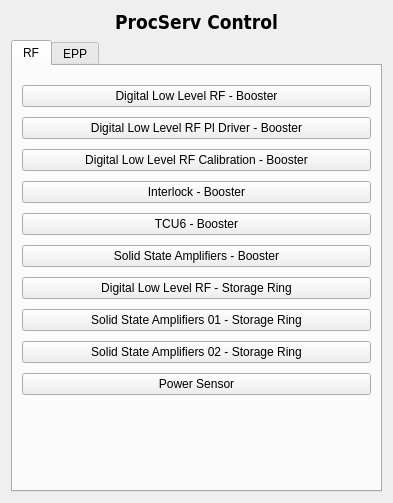
<?xml version="1.0" encoding="UTF-8"?>
<ui version="4.0">
 <class>Form</class>
 <widget class="QWidget" name="Form">
  <property name="geometry">
   <rect>
    <x>0</x>
    <y>0</y>
    <width>393</width>
    <height>503</height>
   </rect>
  </property>
  <property name="windowTitle">
   <string>Form</string>
  </property>
  <layout class="QGridLayout" name="gridLayout">
   <item row="0" column="0">
    <widget class="QLabel" name="label">
     <property name="palette">
      <palette>
       <active>
        <colorrole role="WindowText">
         <brush brushstyle="SolidPattern">
          <color alpha="255">
           <red>0</red>
           <green>0</green>
           <blue>0</blue>
          </color>
         </brush>
        </colorrole>
        <colorrole role="Button">
         <brush brushstyle="SolidPattern">
          <color alpha="255">
           <red>114</red>
           <green>159</green>
           <blue>207</blue>
          </color>
         </brush>
        </colorrole>
        <colorrole role="Light">
         <brush brushstyle="SolidPattern">
          <color alpha="255">
           <red>196</red>
           <green>225</green>
           <blue>255</blue>
          </color>
         </brush>
        </colorrole>
        <colorrole role="Midlight">
         <brush brushstyle="SolidPattern">
          <color alpha="255">
           <red>155</red>
           <green>192</green>
           <blue>231</blue>
          </color>
         </brush>
        </colorrole>
        <colorrole role="Dark">
         <brush brushstyle="SolidPattern">
          <color alpha="255">
           <red>57</red>
           <green>79</green>
           <blue>103</blue>
          </color>
         </brush>
        </colorrole>
        <colorrole role="Mid">
         <brush brushstyle="SolidPattern">
          <color alpha="255">
           <red>76</red>
           <green>106</green>
           <blue>138</blue>
          </color>
         </brush>
        </colorrole>
        <colorrole role="Text">
         <brush brushstyle="SolidPattern">
          <color alpha="255">
           <red>0</red>
           <green>0</green>
           <blue>0</blue>
          </color>
         </brush>
        </colorrole>
        <colorrole role="BrightText">
         <brush brushstyle="SolidPattern">
          <color alpha="255">
           <red>255</red>
           <green>255</green>
           <blue>255</blue>
          </color>
         </brush>
        </colorrole>
        <colorrole role="ButtonText">
         <brush brushstyle="SolidPattern">
          <color alpha="255">
           <red>0</red>
           <green>0</green>
           <blue>0</blue>
          </color>
         </brush>
        </colorrole>
        <colorrole role="Base">
         <brush brushstyle="SolidPattern">
          <color alpha="255">
           <red>255</red>
           <green>255</green>
           <blue>255</blue>
          </color>
         </brush>
        </colorrole>
        <colorrole role="Window">
         <brush brushstyle="SolidPattern">
          <color alpha="255">
           <red>114</red>
           <green>159</green>
           <blue>207</blue>
          </color>
         </brush>
        </colorrole>
        <colorrole role="Shadow">
         <brush brushstyle="SolidPattern">
          <color alpha="255">
           <red>0</red>
           <green>0</green>
           <blue>0</blue>
          </color>
         </brush>
        </colorrole>
        <colorrole role="AlternateBase">
         <brush brushstyle="SolidPattern">
          <color alpha="255">
           <red>184</red>
           <green>207</green>
           <blue>231</blue>
          </color>
         </brush>
        </colorrole>
        <colorrole role="ToolTipBase">
         <brush brushstyle="SolidPattern">
          <color alpha="255">
           <red>255</red>
           <green>255</green>
           <blue>220</blue>
          </color>
         </brush>
        </colorrole>
        <colorrole role="ToolTipText">
         <brush brushstyle="SolidPattern">
          <color alpha="255">
           <red>0</red>
           <green>0</green>
           <blue>0</blue>
          </color>
         </brush>
        </colorrole>
       </active>
       <inactive>
        <colorrole role="WindowText">
         <brush brushstyle="SolidPattern">
          <color alpha="255">
           <red>0</red>
           <green>0</green>
           <blue>0</blue>
          </color>
         </brush>
        </colorrole>
        <colorrole role="Button">
         <brush brushstyle="SolidPattern">
          <color alpha="255">
           <red>114</red>
           <green>159</green>
           <blue>207</blue>
          </color>
         </brush>
        </colorrole>
        <colorrole role="Light">
         <brush brushstyle="SolidPattern">
          <color alpha="255">
           <red>196</red>
           <green>225</green>
           <blue>255</blue>
          </color>
         </brush>
        </colorrole>
        <colorrole role="Midlight">
         <brush brushstyle="SolidPattern">
          <color alpha="255">
           <red>155</red>
           <green>192</green>
           <blue>231</blue>
          </color>
         </brush>
        </colorrole>
        <colorrole role="Dark">
         <brush brushstyle="SolidPattern">
          <color alpha="255">
           <red>57</red>
           <green>79</green>
           <blue>103</blue>
          </color>
         </brush>
        </colorrole>
        <colorrole role="Mid">
         <brush brushstyle="SolidPattern">
          <color alpha="255">
           <red>76</red>
           <green>106</green>
           <blue>138</blue>
          </color>
         </brush>
        </colorrole>
        <colorrole role="Text">
         <brush brushstyle="SolidPattern">
          <color alpha="255">
           <red>0</red>
           <green>0</green>
           <blue>0</blue>
          </color>
         </brush>
        </colorrole>
        <colorrole role="BrightText">
         <brush brushstyle="SolidPattern">
          <color alpha="255">
           <red>255</red>
           <green>255</green>
           <blue>255</blue>
          </color>
         </brush>
        </colorrole>
        <colorrole role="ButtonText">
         <brush brushstyle="SolidPattern">
          <color alpha="255">
           <red>0</red>
           <green>0</green>
           <blue>0</blue>
          </color>
         </brush>
        </colorrole>
        <colorrole role="Base">
         <brush brushstyle="SolidPattern">
          <color alpha="255">
           <red>255</red>
           <green>255</green>
           <blue>255</blue>
          </color>
         </brush>
        </colorrole>
        <colorrole role="Window">
         <brush brushstyle="SolidPattern">
          <color alpha="255">
           <red>114</red>
           <green>159</green>
           <blue>207</blue>
          </color>
         </brush>
        </colorrole>
        <colorrole role="Shadow">
         <brush brushstyle="SolidPattern">
          <color alpha="255">
           <red>0</red>
           <green>0</green>
           <blue>0</blue>
          </color>
         </brush>
        </colorrole>
        <colorrole role="AlternateBase">
         <brush brushstyle="SolidPattern">
          <color alpha="255">
           <red>184</red>
           <green>207</green>
           <blue>231</blue>
          </color>
         </brush>
        </colorrole>
        <colorrole role="ToolTipBase">
         <brush brushstyle="SolidPattern">
          <color alpha="255">
           <red>255</red>
           <green>255</green>
           <blue>220</blue>
          </color>
         </brush>
        </colorrole>
        <colorrole role="ToolTipText">
         <brush brushstyle="SolidPattern">
          <color alpha="255">
           <red>0</red>
           <green>0</green>
           <blue>0</blue>
          </color>
         </brush>
        </colorrole>
       </inactive>
       <disabled>
        <colorrole role="WindowText">
         <brush brushstyle="SolidPattern">
          <color alpha="255">
           <red>57</red>
           <green>79</green>
           <blue>103</blue>
          </color>
         </brush>
        </colorrole>
        <colorrole role="Button">
         <brush brushstyle="SolidPattern">
          <color alpha="255">
           <red>114</red>
           <green>159</green>
           <blue>207</blue>
          </color>
         </brush>
        </colorrole>
        <colorrole role="Light">
         <brush brushstyle="SolidPattern">
          <color alpha="255">
           <red>196</red>
           <green>225</green>
           <blue>255</blue>
          </color>
         </brush>
        </colorrole>
        <colorrole role="Midlight">
         <brush brushstyle="SolidPattern">
          <color alpha="255">
           <red>155</red>
           <green>192</green>
           <blue>231</blue>
          </color>
         </brush>
        </colorrole>
        <colorrole role="Dark">
         <brush brushstyle="SolidPattern">
          <color alpha="255">
           <red>57</red>
           <green>79</green>
           <blue>103</blue>
          </color>
         </brush>
        </colorrole>
        <colorrole role="Mid">
         <brush brushstyle="SolidPattern">
          <color alpha="255">
           <red>76</red>
           <green>106</green>
           <blue>138</blue>
          </color>
         </brush>
        </colorrole>
        <colorrole role="Text">
         <brush brushstyle="SolidPattern">
          <color alpha="255">
           <red>57</red>
           <green>79</green>
           <blue>103</blue>
          </color>
         </brush>
        </colorrole>
        <colorrole role="BrightText">
         <brush brushstyle="SolidPattern">
          <color alpha="255">
           <red>255</red>
           <green>255</green>
           <blue>255</blue>
          </color>
         </brush>
        </colorrole>
        <colorrole role="ButtonText">
         <brush brushstyle="SolidPattern">
          <color alpha="255">
           <red>57</red>
           <green>79</green>
           <blue>103</blue>
          </color>
         </brush>
        </colorrole>
        <colorrole role="Base">
         <brush brushstyle="SolidPattern">
          <color alpha="255">
           <red>114</red>
           <green>159</green>
           <blue>207</blue>
          </color>
         </brush>
        </colorrole>
        <colorrole role="Window">
         <brush brushstyle="SolidPattern">
          <color alpha="255">
           <red>114</red>
           <green>159</green>
           <blue>207</blue>
          </color>
         </brush>
        </colorrole>
        <colorrole role="Shadow">
         <brush brushstyle="SolidPattern">
          <color alpha="255">
           <red>0</red>
           <green>0</green>
           <blue>0</blue>
          </color>
         </brush>
        </colorrole>
        <colorrole role="AlternateBase">
         <brush brushstyle="SolidPattern">
          <color alpha="255">
           <red>114</red>
           <green>159</green>
           <blue>207</blue>
          </color>
         </brush>
        </colorrole>
        <colorrole role="ToolTipBase">
         <brush brushstyle="SolidPattern">
          <color alpha="255">
           <red>255</red>
           <green>255</green>
           <blue>220</blue>
          </color>
         </brush>
        </colorrole>
        <colorrole role="ToolTipText">
         <brush brushstyle="SolidPattern">
          <color alpha="255">
           <red>0</red>
           <green>0</green>
           <blue>0</blue>
          </color>
         </brush>
        </colorrole>
       </disabled>
      </palette>
     </property>
     <property name="font">
      <font>
       <family>DejaVu Sans Condensed</family>
       <pointsize>14</pointsize>
       <weight>75</weight>
       <bold>true</bold>
      </font>
     </property>
     <property name="text">
      <string>ProcServ Control</string>
     </property>
     <property name="alignment">
      <set>Qt::AlignCenter</set>
     </property>
    </widget>
   </item>
   <item row="1" column="0">
    <widget class="QTabWidget" name="tabWidget">
     <property name="currentIndex">
      <number>0</number>
     </property>
     <widget class="QWidget" name="tab">
      <attribute name="title">
       <string>RF</string>
      </attribute>
      <layout class="QVBoxLayout" name="verticalLayout">
       <property name="spacing">
        <number>10</number>
       </property>
       <item>
        <spacer name="verticalSpacer_2">
         <property name="orientation">
          <enum>Qt::Vertical</enum>
         </property>
         <property name="sizeType">
          <enum>QSizePolicy::Fixed</enum>
         </property>
         <property name="sizeHint" stdset="0">
          <size>
           <width>20</width>
           <height>10</height>
          </size>
         </property>
        </spacer>
       </item>
       <item>
        <widget class="PyDMRelatedDisplayButton" name="PyDMRelatedDisplayButton">
         <property name="minimumSize">
          <size>
           <width>120</width>
           <height>0</height>
          </size>
         </property>
         <property name="toolTip">
          <string/>
         </property>
         <property name="text">
          <string>Digital Low Level RF - Booster</string>
         </property>
         <property name="filenames" stdset="0">
          <stringlist>
           <string>procServControl.ui</string>
          </stringlist>
         </property>
         <property name="showIcon" stdset="0">
          <bool>false</bool>
         </property>
         <property name="macros" stdset="0">
          <stringlist>
           <string>{&quot;P&quot;:&quot;ProcCtrl:BR-RF-DLLRF-01&quot;}</string>
          </stringlist>
         </property>
         <property name="openInNewWindow" stdset="0">
          <bool>true</bool>
         </property>
        </widget>
       </item>
       <item>
        <widget class="PyDMRelatedDisplayButton" name="PyDMRelatedDisplayButton_3">
         <property name="minimumSize">
          <size>
           <width>120</width>
           <height>0</height>
          </size>
         </property>
         <property name="toolTip">
          <string/>
         </property>
         <property name="text">
          <string>Digital Low Level RF Pl Driver - Booster</string>
         </property>
         <property name="filenames" stdset="0">
          <stringlist>
           <string>procServControl.ui</string>
          </stringlist>
         </property>
         <property name="showIcon" stdset="0">
          <bool>false</bool>
         </property>
         <property name="macros" stdset="0">
          <stringlist>
           <string>{&quot;P&quot;:&quot;ProcCtrl:RA-RaBO01:RF-LLRFPlDrivers&quot;}</string>
          </stringlist>
         </property>
         <property name="openInNewWindow" stdset="0">
          <bool>true</bool>
         </property>
        </widget>
       </item>
       <item>
        <widget class="PyDMRelatedDisplayButton" name="PyDMRelatedDisplayButton_8">
         <property name="minimumSize">
          <size>
           <width>120</width>
           <height>0</height>
          </size>
         </property>
         <property name="toolTip">
          <string/>
         </property>
         <property name="text">
          <string>Digital Low Level RF Calibration - Booster</string>
         </property>
         <property name="filenames" stdset="0">
          <stringlist>
           <string>procServControl.ui</string>
          </stringlist>
         </property>
         <property name="showIcon" stdset="0">
          <bool>false</bool>
         </property>
         <property name="macros" stdset="0">
          <stringlist>
           <string>{&quot;P&quot;:&quot;ProcCtrl:RA-RaBO01:RF-LLRFCalSys&quot;}</string>
          </stringlist>
         </property>
         <property name="openInNewWindow" stdset="0">
          <bool>true</bool>
         </property>
        </widget>
       </item>
       <item>
        <widget class="PyDMRelatedDisplayButton" name="PyDMRelatedDisplayButton_20">
         <property name="minimumSize">
          <size>
           <width>120</width>
           <height>0</height>
          </size>
         </property>
         <property name="toolTip">
          <string/>
         </property>
         <property name="text">
          <string>Interlock - Booster</string>
         </property>
         <property name="filenames" stdset="0">
          <stringlist>
           <string>procServControl.ui</string>
          </stringlist>
         </property>
         <property name="showIcon" stdset="0">
          <bool>false</bool>
         </property>
         <property name="macros" stdset="0">
          <stringlist>
           <string>{&quot;P&quot;:&quot;ProcCtrl:ILK-Booster&quot;}</string>
          </stringlist>
         </property>
         <property name="openInNewWindow" stdset="0">
          <bool>true</bool>
         </property>
        </widget>
       </item>
       <item>
        <widget class="PyDMRelatedDisplayButton" name="PyDMRelatedDisplayButton_4">
         <property name="minimumSize">
          <size>
           <width>120</width>
           <height>0</height>
          </size>
         </property>
         <property name="toolTip">
          <string/>
         </property>
         <property name="text">
          <string>TCU6 - Booster</string>
         </property>
         <property name="filenames" stdset="0">
          <stringlist>
           <string>procServControl.ui</string>
          </stringlist>
         </property>
         <property name="showIcon" stdset="0">
          <bool>false</bool>
         </property>
         <property name="macros" stdset="0">
          <stringlist>
           <string>{&quot;P&quot;:&quot;ProcCtrl:TCU6&quot;}</string>
          </stringlist>
         </property>
         <property name="openInNewWindow" stdset="0">
          <bool>true</bool>
         </property>
        </widget>
       </item>
       <item>
        <widget class="PyDMRelatedDisplayButton" name="PyDMRelatedDisplayButton_5">
         <property name="minimumSize">
          <size>
           <width>120</width>
           <height>0</height>
          </size>
         </property>
         <property name="toolTip">
          <string/>
         </property>
         <property name="text">
          <string>Solid State Amplifiers - Booster</string>
         </property>
         <property name="filenames" stdset="0">
          <stringlist>
           <string>procServControl.ui</string>
          </stringlist>
         </property>
         <property name="showIcon" stdset="0">
          <bool>false</bool>
         </property>
         <property name="macros" stdset="0">
          <stringlist>
           <string>{&quot;P&quot;:&quot;ProcCtrl:ToBO-SSA01&quot;}</string>
          </stringlist>
         </property>
         <property name="openInNewWindow" stdset="0">
          <bool>true</bool>
         </property>
        </widget>
       </item>
       <item>
        <widget class="PyDMRelatedDisplayButton" name="PyDMRelatedDisplayButton_2">
         <property name="minimumSize">
          <size>
           <width>120</width>
           <height>0</height>
          </size>
         </property>
         <property name="toolTip">
          <string/>
         </property>
         <property name="text">
          <string>Digital Low Level RF - Storage Ring</string>
         </property>
         <property name="filenames" stdset="0">
          <stringlist>
           <string>procServControl.ui</string>
          </stringlist>
         </property>
         <property name="showIcon" stdset="0">
          <bool>false</bool>
         </property>
         <property name="macros" stdset="0">
          <stringlist>
           <string>{&quot;P&quot;:&quot;ProcCtrl:SR-RF-DLLRF-01&quot;}</string>
          </stringlist>
         </property>
         <property name="openInNewWindow" stdset="0">
          <bool>true</bool>
         </property>
        </widget>
       </item>
       <item>
        <widget class="PyDMRelatedDisplayButton" name="PyDMRelatedDisplayButton_6">
         <property name="minimumSize">
          <size>
           <width>120</width>
           <height>0</height>
          </size>
         </property>
         <property name="toolTip">
          <string/>
         </property>
         <property name="text">
          <string>Solid State Amplifiers 01 - Storage Ring</string>
         </property>
         <property name="filenames" stdset="0">
          <stringlist>
           <string>procServControl.ui</string>
          </stringlist>
         </property>
         <property name="showIcon" stdset="0">
          <bool>false</bool>
         </property>
         <property name="macros" stdset="0">
          <stringlist>
           <string>{&quot;P&quot;:&quot;ProcCtrl:ToSI-SSA01&quot;}</string>
          </stringlist>
         </property>
         <property name="openInNewWindow" stdset="0">
          <bool>true</bool>
         </property>
        </widget>
       </item>
       <item>
        <widget class="PyDMRelatedDisplayButton" name="PyDMRelatedDisplayButton_7">
         <property name="minimumSize">
          <size>
           <width>120</width>
           <height>0</height>
          </size>
         </property>
         <property name="toolTip">
          <string/>
         </property>
         <property name="text">
          <string>Solid State Amplifiers 02 - Storage Ring</string>
         </property>
         <property name="filenames" stdset="0">
          <stringlist>
           <string>procServControl.ui</string>
          </stringlist>
         </property>
         <property name="showIcon" stdset="0">
          <bool>false</bool>
         </property>
         <property name="macros" stdset="0">
          <stringlist>
           <string>{&quot;P&quot;:&quot;ProcCtrl:ToSI-SSA02&quot;}</string>
          </stringlist>
         </property>
         <property name="openInNewWindow" stdset="0">
          <bool>true</bool>
         </property>
        </widget>
       </item>
       <item>
        <widget class="PyDMRelatedDisplayButton" name="PyDMRelatedDisplayButton_21">
         <property name="minimumSize">
          <size>
           <width>120</width>
           <height>0</height>
          </size>
         </property>
         <property name="toolTip">
          <string/>
         </property>
         <property name="text">
          <string>Power Sensor</string>
         </property>
         <property name="filenames" stdset="0">
          <stringlist>
           <string>procServControl.ui</string>
          </stringlist>
         </property>
         <property name="showIcon" stdset="0">
          <bool>false</bool>
         </property>
         <property name="macros" stdset="0">
          <stringlist>
           <string>{&quot;P&quot;:&quot;ProcCtrl:RF-PowerMeter&quot;}</string>
          </stringlist>
         </property>
         <property name="openInNewWindow" stdset="0">
          <bool>true</bool>
         </property>
        </widget>
       </item>
       <item>
        <spacer name="verticalSpacer">
         <property name="orientation">
          <enum>Qt::Vertical</enum>
         </property>
         <property name="sizeHint" stdset="0">
          <size>
           <width>20</width>
           <height>40</height>
          </size>
         </property>
        </spacer>
       </item>
      </layout>
     </widget>
     <widget class="QWidget" name="tab_2">
      <attribute name="title">
       <string>EPP</string>
      </attribute>
      <layout class="QVBoxLayout" name="verticalLayout_2">
       <property name="spacing">
        <number>10</number>
       </property>
       <item>
        <spacer name="verticalSpacer_3">
         <property name="orientation">
          <enum>Qt::Vertical</enum>
         </property>
         <property name="sizeType">
          <enum>QSizePolicy::Fixed</enum>
         </property>
         <property name="sizeHint" stdset="0">
          <size>
           <width>20</width>
           <height>10</height>
          </size>
         </property>
        </spacer>
       </item>
       <item>
        <widget class="PyDMRelatedDisplayButton" name="PyDMRelatedDisplayButton_9">
         <property name="minimumSize">
          <size>
           <width>120</width>
           <height>0</height>
          </size>
         </property>
         <property name="toolTip">
          <string/>
         </property>
         <property name="text">
          <string>Septum - Booster Injection</string>
         </property>
         <property name="filenames" stdset="0">
          <stringlist>
           <string>procServControl.ui</string>
          </stringlist>
         </property>
         <property name="showIcon" stdset="0">
          <bool>false</bool>
         </property>
         <property name="macros" stdset="0">
          <stringlist>
           <string>{&quot;P&quot;:&quot;ProcCtrl:TB-04:PU-InjSept&quot;}</string>
          </stringlist>
         </property>
         <property name="openInNewWindow" stdset="0">
          <bool>true</bool>
         </property>
        </widget>
       </item>
       <item>
        <widget class="PyDMRelatedDisplayButton" name="PyDMRelatedDisplayButton_10">
         <property name="minimumSize">
          <size>
           <width>120</width>
           <height>0</height>
          </size>
         </property>
         <property name="toolTip">
          <string/>
         </property>
         <property name="text">
          <string>Kicker - Booster Injection</string>
         </property>
         <property name="filenames" stdset="0">
          <stringlist>
           <string>procServControl.ui</string>
          </stringlist>
         </property>
         <property name="showIcon" stdset="0">
          <bool>false</bool>
         </property>
         <property name="macros" stdset="0">
          <stringlist>
           <string>{&quot;P&quot;:&quot;ProcCtrl:BO-01D:PU-InjKckr&quot;}</string>
          </stringlist>
         </property>
         <property name="openInNewWindow" stdset="0">
          <bool>true</bool>
         </property>
        </widget>
       </item>
       <item>
        <widget class="PyDMRelatedDisplayButton" name="PyDMRelatedDisplayButton_11">
         <property name="minimumSize">
          <size>
           <width>120</width>
           <height>0</height>
          </size>
         </property>
         <property name="toolTip">
          <string/>
         </property>
         <property name="text">
          <string>Septum - SR Injection Thick-1</string>
         </property>
         <property name="filenames" stdset="0">
          <stringlist>
           <string>procServControl.ui</string>
          </stringlist>
         </property>
         <property name="showIcon" stdset="0">
          <bool>false</bool>
         </property>
         <property name="macros" stdset="0">
          <stringlist>
           <string>{&quot;P&quot;:&quot;ProcCtrl:TS-04:PU-InjSeptG-1&quot;}</string>
          </stringlist>
         </property>
         <property name="openInNewWindow" stdset="0">
          <bool>true</bool>
         </property>
        </widget>
       </item>
       <item>
        <widget class="PyDMRelatedDisplayButton" name="PyDMRelatedDisplayButton_12">
         <property name="minimumSize">
          <size>
           <width>120</width>
           <height>0</height>
          </size>
         </property>
         <property name="toolTip">
          <string/>
         </property>
         <property name="text">
          <string>Septum - SR Injection Thick-2</string>
         </property>
         <property name="filenames" stdset="0">
          <stringlist>
           <string>procServControl.ui</string>
          </stringlist>
         </property>
         <property name="showIcon" stdset="0">
          <bool>false</bool>
         </property>
         <property name="macros" stdset="0">
          <stringlist>
           <string>{&quot;P&quot;:&quot;ProcCtrl:TS-04:PU-InjSeptG-2&quot;}</string>
          </stringlist>
         </property>
         <property name="openInNewWindow" stdset="0">
          <bool>true</bool>
         </property>
        </widget>
       </item>
       <item>
        <widget class="PyDMRelatedDisplayButton" name="PyDMRelatedDisplayButton_13">
         <property name="minimumSize">
          <size>
           <width>120</width>
           <height>0</height>
          </size>
         </property>
         <property name="toolTip">
          <string/>
         </property>
         <property name="text">
          <string>Septum - SR Injection Thin</string>
         </property>
         <property name="filenames" stdset="0">
          <stringlist>
           <string>procServControl.ui</string>
          </stringlist>
         </property>
         <property name="showIcon" stdset="0">
          <bool>false</bool>
         </property>
         <property name="macros" stdset="0">
          <stringlist>
           <string>{&quot;P&quot;:&quot;ProcCtrl:TS-04:PU-InjSeptF&quot;}</string>
          </stringlist>
         </property>
         <property name="openInNewWindow" stdset="0">
          <bool>true</bool>
         </property>
        </widget>
       </item>
       <item>
        <widget class="PyDMRelatedDisplayButton" name="PyDMRelatedDisplayButton_14">
         <property name="minimumSize">
          <size>
           <width>120</width>
           <height>0</height>
          </size>
         </property>
         <property name="toolTip">
          <string/>
         </property>
         <property name="text">
          <string>Horizontal Pinger</string>
         </property>
         <property name="filenames" stdset="0">
          <stringlist>
           <string>procServControl.ui</string>
          </stringlist>
         </property>
         <property name="showIcon" stdset="0">
          <bool>false</bool>
         </property>
         <property name="macros" stdset="0">
          <stringlist>
           <string>{&quot;P&quot;:&quot;ProcCtrl:SI-01SA:PU-InjDpKckr&quot;}</string>
          </stringlist>
         </property>
         <property name="openInNewWindow" stdset="0">
          <bool>true</bool>
         </property>
        </widget>
       </item>
       <item>
        <widget class="PyDMRelatedDisplayButton" name="PyDMRelatedDisplayButton_15">
         <property name="minimumSize">
          <size>
           <width>120</width>
           <height>0</height>
          </size>
         </property>
         <property name="toolTip">
          <string/>
         </property>
         <property name="text">
          <string>Kicker - NLK / On Axis</string>
         </property>
         <property name="filenames" stdset="0">
          <stringlist>
           <string>procServControl.ui</string>
          </stringlist>
         </property>
         <property name="showIcon" stdset="0">
          <bool>false</bool>
         </property>
         <property name="macros" stdset="0">
          <stringlist>
           <string>{&quot;P&quot;:&quot;ProcCtrl:SI-01SA:PU-InjNLKckr&quot;}</string>
          </stringlist>
         </property>
         <property name="openInNewWindow" stdset="0">
          <bool>true</bool>
         </property>
        </widget>
       </item>
       <item>
        <widget class="PyDMRelatedDisplayButton" name="PyDMRelatedDisplayButton_16">
         <property name="minimumSize">
          <size>
           <width>120</width>
           <height>0</height>
          </size>
         </property>
         <property name="toolTip">
          <string/>
         </property>
         <property name="text">
          <string>Kicker - Booster Ejection</string>
         </property>
         <property name="filenames" stdset="0">
          <stringlist>
           <string>procServControl.ui</string>
          </stringlist>
         </property>
         <property name="showIcon" stdset="0">
          <bool>false</bool>
         </property>
         <property name="macros" stdset="0">
          <stringlist>
           <string>{&quot;P&quot;:&quot;ProcCtrl:BO-48D:PU-EjeKckr&quot;}</string>
          </stringlist>
         </property>
         <property name="openInNewWindow" stdset="0">
          <bool>true</bool>
         </property>
        </widget>
       </item>
       <item>
        <widget class="PyDMRelatedDisplayButton" name="PyDMRelatedDisplayButton_17">
         <property name="minimumSize">
          <size>
           <width>120</width>
           <height>0</height>
          </size>
         </property>
         <property name="toolTip">
          <string/>
         </property>
         <property name="text">
          <string>Septum - Booster Ejection Thin</string>
         </property>
         <property name="filenames" stdset="0">
          <stringlist>
           <string>procServControl.ui</string>
          </stringlist>
         </property>
         <property name="showIcon" stdset="0">
          <bool>false</bool>
         </property>
         <property name="macros" stdset="0">
          <stringlist>
           <string>{&quot;P&quot;:&quot;ProcCtrl:TS-01:PU-EjeSeptF&quot;}</string>
          </stringlist>
         </property>
         <property name="openInNewWindow" stdset="0">
          <bool>true</bool>
         </property>
        </widget>
       </item>
       <item>
        <widget class="PyDMRelatedDisplayButton" name="PyDMRelatedDisplayButton_18">
         <property name="minimumSize">
          <size>
           <width>120</width>
           <height>0</height>
          </size>
         </property>
         <property name="toolTip">
          <string/>
         </property>
         <property name="text">
          <string>Septum - Booster Ejection Thick</string>
         </property>
         <property name="filenames" stdset="0">
          <stringlist>
           <string>procServControl.ui</string>
          </stringlist>
         </property>
         <property name="showIcon" stdset="0">
          <bool>false</bool>
         </property>
         <property name="macros" stdset="0">
          <stringlist>
           <string>{&quot;P&quot;:&quot;ProcCtrl:TS-01:PU-EjeSeptG&quot;}</string>
          </stringlist>
         </property>
         <property name="openInNewWindow" stdset="0">
          <bool>true</bool>
         </property>
        </widget>
       </item>
       <item>
        <widget class="PyDMRelatedDisplayButton" name="PyDMRelatedDisplayButton_19">
         <property name="minimumSize">
          <size>
           <width>120</width>
           <height>0</height>
          </size>
         </property>
         <property name="toolTip">
          <string/>
         </property>
         <property name="text">
          <string>Vertical Pinger</string>
         </property>
         <property name="filenames" stdset="0">
          <stringlist>
           <string>procServControl.ui</string>
          </stringlist>
         </property>
         <property name="showIcon" stdset="0">
          <bool>false</bool>
         </property>
         <property name="macros" stdset="0">
          <stringlist>
           <string>{&quot;P&quot;:&quot;ProcCtrl:SI-19C4:PU-PingV&quot;}</string>
          </stringlist>
         </property>
         <property name="openInNewWindow" stdset="0">
          <bool>true</bool>
         </property>
        </widget>
       </item>
       <item>
        <spacer name="verticalSpacer_4">
         <property name="orientation">
          <enum>Qt::Vertical</enum>
         </property>
         <property name="sizeHint" stdset="0">
          <size>
           <width>20</width>
           <height>5</height>
          </size>
         </property>
        </spacer>
       </item>
      </layout>
     </widget>
    </widget>
   </item>
  </layout>
 </widget>
 <customwidgets>
  <customwidget>
   <class>PyDMRelatedDisplayButton</class>
   <extends>QPushButton</extends>
   <header>pydm.widgets.related_display_button</header>
  </customwidget>
 </customwidgets>
 <resources/>
 <connections/>
</ui>
